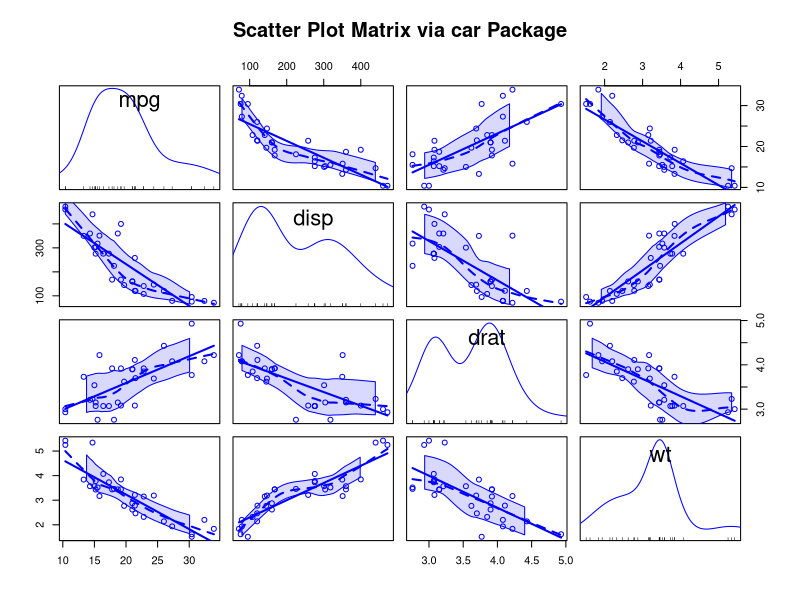
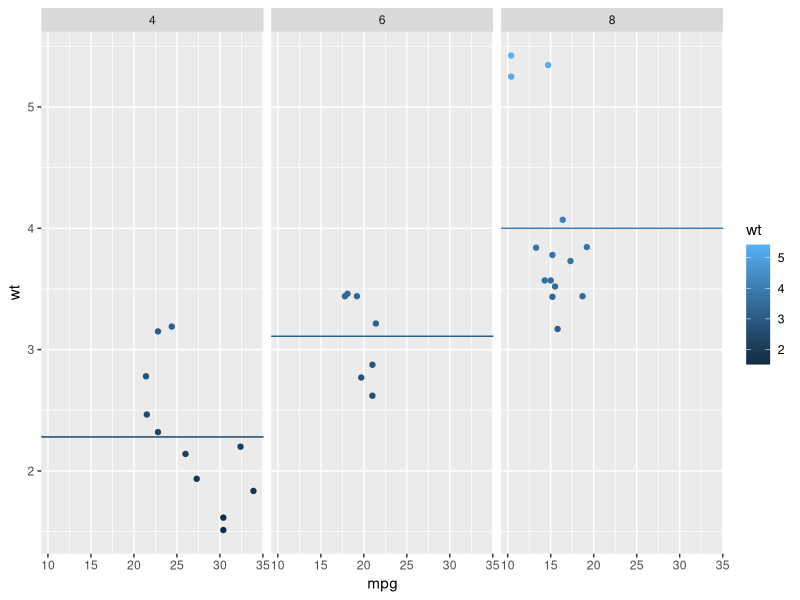
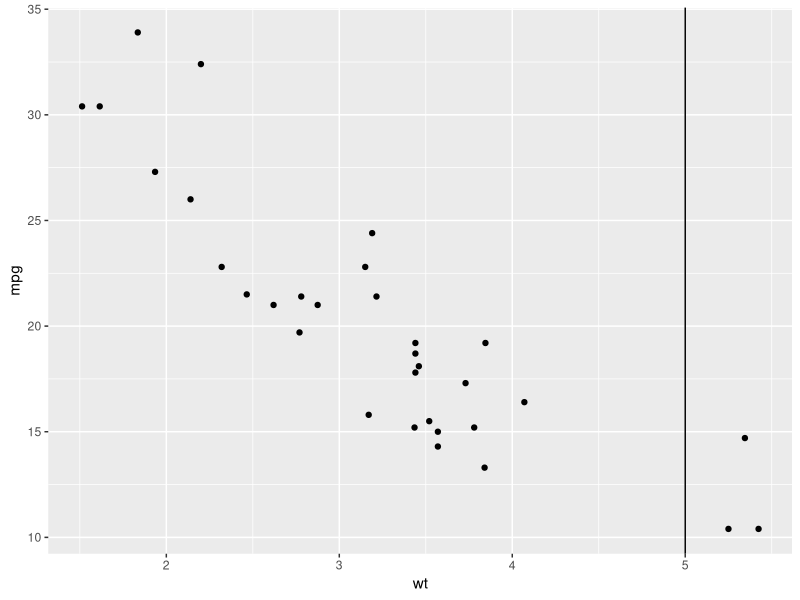
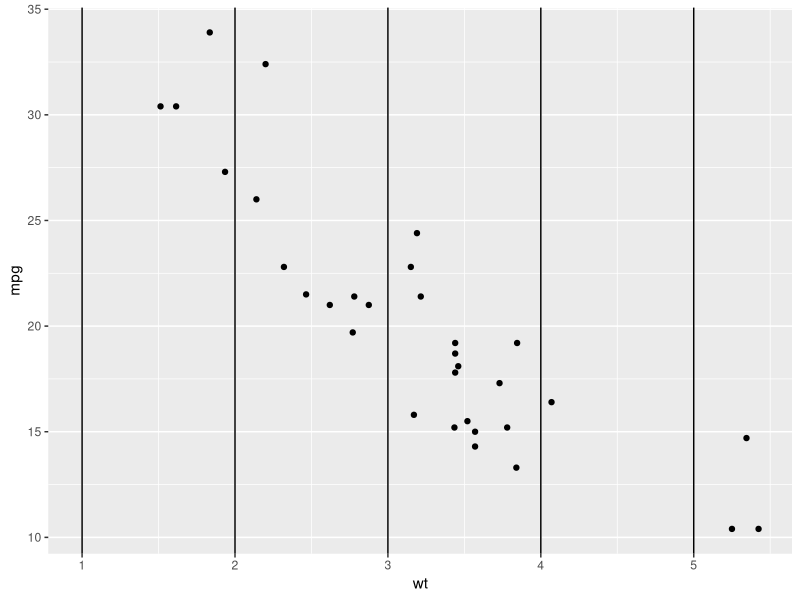
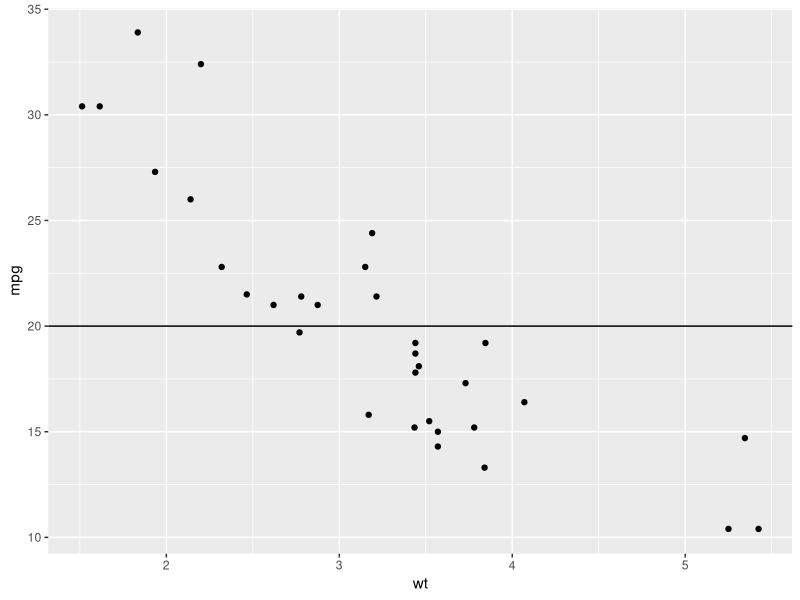

The R source for these figures, in order:
## ---- chunk 1
library(knitr)
# knit_theme$set("fruit")
options(prompt=">")
opts_chunk$set(size="scriptsize",echo=FALSE)
## ---- chunk 2
library(car)
scatterplotMatrix(~mpg+disp+drat+wt,data=mtcars,
                  spread=F,smoother.args=list(lty=2),
                  main="Scatter Plot Matrix via car Package")
## ---- chunk 3
library(ggplot2)
# You can also control other aesthetics
mean_wt <- data.frame(cyl = c(4, 6, 8), wt = c(2.28, 3.11, 4.00))
ggplot(mtcars, aes(mpg, wt, colour = wt)) +
  geom_point() +
  geom_hline(aes(yintercept = wt, colour = wt), mean_wt) +
  facet_wrap(~ cyl)
## ---- chunk 4
library(ggplot2)
p <- ggplot(mtcars, aes(wt, mpg)) + geom_point()
# Fixed values
p + geom_vline(xintercept = 5)
## ---- chunk 5
p + geom_vline(xintercept = 1:5)
## ---- chunk 6
p + geom_hline(yintercept = 20)
